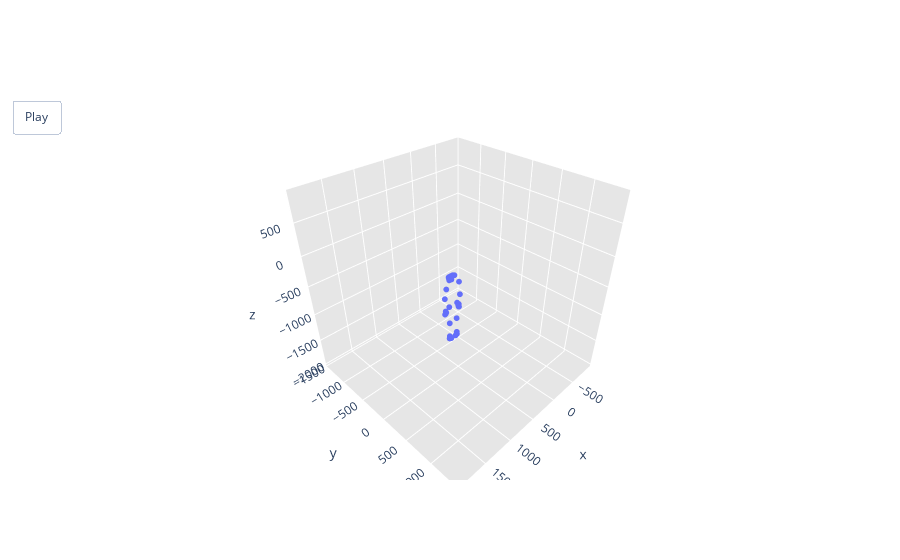

Notebook code cell kept with this figure:
### Markdown cell above
## 3D Plotting

Finally, we are creating a 3D plot of the skeleton movement, tracking all the joints in the `mediapipe_indices` list over time.  

The 'Play' button at the bottom allows you to watch the motion as if it were a video. Before pressing play, you can manually click and drag the plot around to orient the view of the plot.

### Code cell
def calculate_axes_means(skeleton_3d_data):
    mx_skel = np.nanmean(skeleton_3d_data[:,0:33,0])
    my_skel = np.nanmean(skeleton_3d_data[:,0:33,1])
    mz_skel = np.nanmean(skeleton_3d_data[:,0:33,2])

    return mx_skel, my_skel, mz_skel

ax_range = 1500

mx_skel, my_skel, mz_skel = calculate_axes_means(freemocap_3d_body_data)

# Create a list of frames
frames = [go.Frame(data=[go.Scatter3d(
    x=freemocap_3d_body_data[i, :, 0],
    y=freemocap_3d_body_data[i, :, 1],
    z=freemocap_3d_body_data[i, :, 2],
    mode='markers',
    marker=dict(
        size=2,  # Adjust marker size as needed
    )
)], name=str(i)) for i in range(freemocap_3d_body_data.shape[0])]

# Define axis properties
axis = dict(
    showbackground=True,
    backgroundcolor="rgb(230, 230,230)",
    gridcolor="rgb(255, 255, 255)",
    zerolinecolor="rgb(255, 255, 255)",
)

# Create a figure
fig = go.Figure(
    data=[go.Scatter3d(
        x=freemocap_3d_body_data[0, :, 0],
        y=freemocap_3d_body_data[0, :, 1],
        z=freemocap_3d_body_data[0, :, 2],
        mode='markers',
        marker=dict(
            size=2,  # Adjust marker size as needed
        )
    )],
    layout=go.Layout(
        scene=dict(
            xaxis=dict(axis, range=[mx_skel-ax_range, mx_skel+ax_range]), # Adjust range as needed
            yaxis=dict(axis, range=[my_skel-ax_range, my_skel+ax_range]), # Adjust range as needed
            zaxis=dict(axis, range=[mz_skel-ax_range, mz_skel+ax_range]),  # Adjust range as needed
            aspectmode='cube'
        ),
        updatemenus=[dict(
            type='buttons',
            showactive=False,
            buttons=[dict(
                label='Play',
                method='animate',
                args=[None, {"frame": {"duration": 30}}]
            )]
        )]
    ),
    frames=frames
)

fig.show()

### Figure 1 — Plotly figure (JSON) as saved in the notebook; plotly's stock layout.template omitted (floating-point values rounded to 4 significant figures)
{"data": [{"marker": {"size": 2}, "mode": "markers", "type": "scatter3d", "x": [659.7, 667.7, 677.7, 686.2, 633.3, 620.4, 606.9, 685.2, 575.8, 675.9, 634.5, 733.9, 487.1, 765.0, 467.6, 752.3, 490.4, 766.0, 486.4, 753.4, 494.4, 742.0, 501.0, 682.0, 524.8, 676.6, 535.6, 678.4, 533.5, 683.7, 530.8, 647.9, 560.7], "y": [0, 0, 0, 0, 0, 0, 0, 0, 0, 0, 0, 0, 0, 0, 0, 0, 0, 0, 0, 0, 0, 0, 0, 0, 0, 0, 0, 0, 0, 0, 0, 0, 0], "z": [-270.3, -244.7, -245.2, -245.6, -245.4, -246.6, -247.6, -261.4, -263.5, -301.0, -306.3, -423.5, -412.6, -572.9, -639.7, -796.4, -802.7, -844.3, -852.5, -838.4, -847.0, -820.9, -827.4, -756.9, -759.8, -1056.0, -1040.0, -1303.0, -1304.0, -1344.0, -1348.0, -1359.0, -1359.0]}], "layout": {"scene": {"aspectmode": "cube", "xaxis": {"backgroundcolor": "rgb(230, 230,230)", "gridcolor": "rgb(255, 255, 255)", "range": [-995.1, 2005.0], "showbackground": true, "zerolinecolor": "rgb(255, 255, 255)"}, "yaxis": {"backgroundcolor": "rgb(230, 230,230)", "gridcolor": "rgb(255, 255, 255)", "range": [-1500, 1500], "showbackground": true, "zerolinecolor": "rgb(255, 255, 255)"}, "zaxis": {"backgroundcolor": "rgb(230, 230,230)", "gridcolor": "rgb(255, 255, 255)", "range": [-2048.0, 952.2], "showbackground": true, "zerolinecolor": "rgb(255, 255, 255)"}}, "updatemenus": [{"buttons": [{"args": [null, {"frame": {"duration": 30}}], "label": "Play", "method": "animate"}], "showactive": false, "type": "buttons"}]}}
